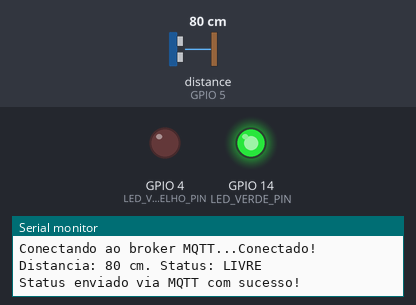
Bench run of a sketch on a simulated ESP8266 (NodeMCU). Shown: output pins drawn as LEDs (lit = HIGH), the last lines printed to the serial monitor. Wiring (inferred from the names in the program): ultrasonic range finder: trigger GPIO 16; echo GPIO 5. The test bench sets the inputs (shaded band); at power-on: distance to the obstacle (sensor on GPIO 5) 80 cm. The echo pulse lasts 58.3 µs per cm; WiFi joins after 1.5 s; servers stay silent unless stated; no MQTT or app messages arrive unless stated; pins used as bus, display or sensor lines are not drawn.

Above: at 2.7 s.
2.8 s: distance to the obstacle (sensor on GPIO 5) set to 21 cm
5.5 s: distance to the obstacle (sensor on GPIO 5) set to 17 cm
At 6.4 s:
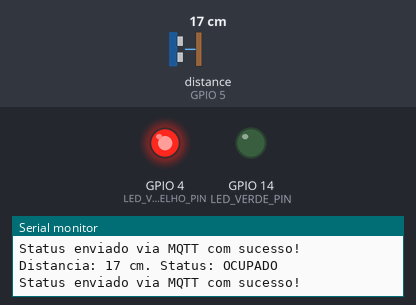
8.2 s: distance to the obstacle (sensor on GPIO 5) set to 35 cm
At 10.7 s:
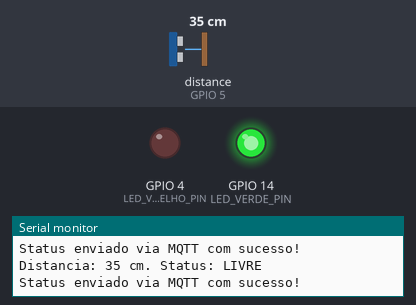
11.0 s: distance to the obstacle (sensor on GPIO 5) set to 2 cm
At 12.5 s:
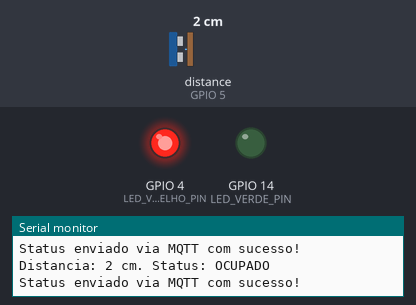
Timing chart, 0 to 14.0 s (numbered marks = the images above; inputs shaded):
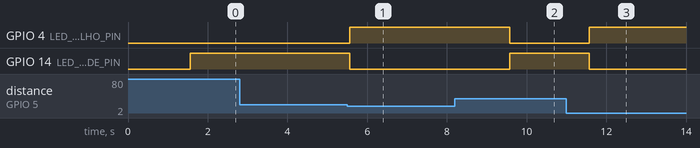

The sketch:

codigo.ino
```cpp
#include <ESP8266WiFi.h>
#include <PubSubClient.h>

// --- Configuracao da Rede Wi-Fi ---
const char* ssid = "CLARO_2GAB01DD"; // SUBSTITUA PELA SUA REDE
const char* password = "N@k@T@ni"; // Adicione a senha aqui, se houver

const char* mqtt_server = "192.168.0.154"; // IP do broker Mosquitto
const int mqtt_port = 1883; // Porta padrão do MQTT
const char* mqtt_user = ""; // Usuário (deixe vazio se não usar autenticação)
const char* mqtt_password = ""; // Senha (idem)

WiFiClient espClient;
PubSubClient client(espClient);

// --- Mapeamento dos Pinos no NodeMCU ESP8266 ---
const int TRIG_PIN = 16; // D0
const int ECHO_PIN = 5; // D1

// PINAGEM DOS LEDS
const int LED_VERMELHO_PIN = 4; // D2
const int LED_VERDE_PIN = 14; // D5

// Variaveis para a Logica e Calculo
long duracao;
int distancia;
// Limiar de ocupacao (20cm)
const int LIMIAR_OCUPACAO = 20;


void setup() {
  // Inicia a comunicacao serial para debug
  Serial.begin(74880);
  Serial.println();
  Serial.println("Sistema de Gerenciamento de Leito - NodeMCU ESP8266 Iniciado.");

  // Configuracao dos pinos digitais
  pinMode(TRIG_PIN, OUTPUT);
  pinMode(ECHO_PIN, INPUT);
  pinMode(LED_VERMELHO_PIN, OUTPUT);
  pinMode(LED_VERDE_PIN, OUTPUT);

  // Garante que os LEDs estao desligados no inicio
  digitalWrite(LED_VERMELHO_PIN, LOW);
  digitalWrite(LED_VERDE_PIN, LOW);

  // --- 1. Conexao Wi-Fi ---
  WiFi.begin(ssid, password);
  Serial.print("Conectando-se a ");
  Serial.println(ssid);

  while (WiFi.status() != WL_CONNECTED) {
    delay(500);
    Serial.print(".");
  }

  Serial.println("\nConectado!");
  Serial.print("Endereco IP: ");
  Serial.println(WiFi.localIP());

  client.setServer(mqtt_server, mqtt_port);
}

void reconnectMQTT() {
  while (!client.connected()) {
    Serial.print("Conectando ao broker MQTT...");
    if (client.connect("NodeMCU_Leito1")) {
      Serial.println("Conectado!");
    } else {
      Serial.print("Falhou, rc=");
      Serial.println(client.state());
      delay(5000);
    }
  }
}

void enviarStatusMQTT(String status) {
  if (!client.connected()) {
    reconnectMQTT();
  }

  String topic = "hospital/leito1/status";
  String payload = "{\"status\":\"" + status + "\",\"distancia\":" + String(distancia) + "}";

  // Publica no tópico
  if (client.publish(topic.c_str(), payload.c_str())) {
    Serial.println("Status enviado via MQTT com sucesso!");
  } else {
    Serial.println("Falha ao enviar status via MQTT.");
  }
}

void loop() {
  // --- 1. Logica de leitura do sensor (calcula a 'distancia') ---
  if (!client.connected()) {
    reconnectMQTT();
  }
  client.loop();

  // 1a. Disparo do Pulso (Pulso LOW para garantir limpeza)
  digitalWrite(TRIG_PIN, LOW);
  delayMicroseconds(2);

  // 1b. Envia um pulso HIGH por 10 microssegundos
  digitalWrite(TRIG_PIN, HIGH);
  delayMicroseconds(10);
  digitalWrite(TRIG_PIN, LOW);

  // 1c. Mede a duracao do pulso de retorno no pino Echo
  duracao = pulseIn(ECHO_PIN, HIGH);

  // 1d. Calcula a distancia em centimetros (distancia = duracao / 58)
  distancia = duracao / 58;

  // --- 2. Determina o status do leito ---

  String statusLeito;
  // Leito OCUPADO se a distancia for MENOR que o LIMIAR (20 cm) E MAIOR que 0 cm
  if (distancia < LIMIAR_OCUPACAO && distancia > 0) {
    statusLeito = "OCUPADO";
  } else {
    statusLeito = "LIVRE";
  }

  // --- 3. Atuacao Local (LEDs) ---

  if (statusLeito == "OCUPADO") {
    // Liga LED VERMELHO e Desliga LED VERDE
    digitalWrite(LED_VERMELHO_PIN, HIGH);
    digitalWrite(LED_VERDE_PIN, LOW);
  } else {
    // Liga LED VERDE e Desliga LED VERMELHO
    digitalWrite(LED_VERMELHO_PIN, LOW);
    digitalWrite(LED_VERDE_PIN, HIGH);
  }

  // --- 4. Comunicacao Serial e Envio via Wi-Fi ---

  // Imprime no Monitor Serial para depuracao
  Serial.print("Distancia: ");
  Serial.print(distancia);
  Serial.print(" cm. Status: ");
  Serial.println(statusLeito);

  // Envia o status via MQTT
  enviarStatusMQTT(statusLeito);

  delay(2000); // Intervalo de 2 segundos entre as leituras
}
```

Measured:
- the behaviour switches between 20 and 19 cm on distance to the obstacle (sensor on GPIO 5) (found by bisection; images 0 and 1)
- after the input at 5.5 s, GPIO 4 (LED_VERMELHO_PIN): LOW → HIGH after 0.07 s; GPIO 14 (LED_VERDE_PIN): HIGH → LOW after 0.07 s
- after the input at 8.2 s, GPIO 4 (LED_VERMELHO_PIN): HIGH → LOW after 1.4 s; GPIO 14 (LED_VERDE_PIN): LOW → HIGH after 1.4 s
- after the input at 11.0 s, GPIO 4 (LED_VERMELHO_PIN): LOW → HIGH after 0.57 s; GPIO 14 (LED_VERDE_PIN): HIGH → LOW after 0.57 s
